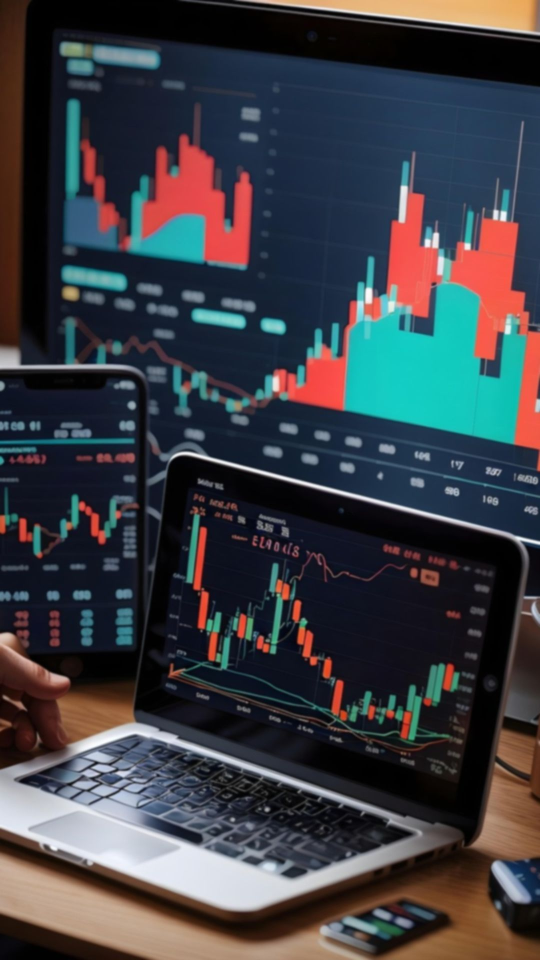
#> input picture tools/bg/mindset/forex-8207730.jpg, 1080 x 1920 px (shown at 1/2 size)
$ python make_story.py bg/mindset/forex-8207730.jpg
#> lines starting #> are read from the running program, lines starting #| are printed output that depends on the picture
### tools/make_video.py
#!/usr/bin/env python3
"""Wendling FX: builds one TikTok video (1080x1920, about 18 to 21 s) from the live data on wendlingfx.com.

Usage: python3 tools/make_video.py KIND OUT_DIR [--music NAME] [--date YYYY-MM-DD]
KIND: diary | week | growth | ctrader | market (needs --points FILE) | promo | auto (auto picks by weekday: Mon week, Wed diary, Fri growth)
Writes OUT_DIR/<file>.mp4 and prints one JSON line: {"file", "kind", "text", "music"}.
Rules kept here on purpose: English, percentages only (never dollar values), real numbers, no promises.
"""
import json, math, os, random, subprocess, sys, urllib.request, datetime as dt
from PIL import Image, ImageDraw, ImageFont
from brand import header

HERE = os.path.dirname(os.path.abspath(__file__))
W, H, FPS = 1080, 1920, 30
CX = 505  # content centre, keeps clear of TikTok's right-side buttons
BG = (10, 10, 10); LIME = (198, 255, 61); WHITE = (245, 245, 245); MUTED = (150, 150, 150)
RED = (255, 77, 77); GREEN = (34, 197, 94); PANEL = (20, 20, 20); LINE = (38, 38, 38)
DATA = 'https://wendlingfx.com/data/'


# [5 lines left out: function unb, not called in this run]

def inter(size, name='SemiBold'):
    return ImageFont.truetype(os.path.join(HERE, 'fonts', f'Inter-{name}.otf'), size)

def ease(t): t = max(0.0, min(1.0, t)); return 1 - (1 - t) ** 3
def mix(c, a, bg=BG): return tuple(int(bg[i] + (c[i] - bg[i]) * a) for i in range(3))

GRID = Image.new('RGB', (W, H), BG)
#> GRID: PIL image 1080x1920 RGB; every value is 10
_g = ImageDraw.Draw(GRID)
for x in range(0, W, 72): _g.line([(x, 0), (x, H)], fill=(18, 18, 18))
for y in range(0, H, 72): _g.line([(0, y), (W, y)], fill=(18, 18, 18))
def base(): return GRID.copy()

def tc(d, y, s, font, fill):
    w = d.textlength(s, font=font); d.text((CX - w / 2, y), s, font=font, fill=fill); return w

def fit(d, s, size, maxw=800, w=700):
    while size > 30 and d.textlength(s, font=unb(size, w)) > maxw: size -= 2
    return unb(size, w)

def top(d, kind, a=1.0):  # inner scenes: compact type header
    header(d, kind, a, compact=True)

def fade(img, t, dur=0.2):
    return img if t >= dur else Image.blend(Image.new('RGB', (W, H), BG), img, ease(t / dur))

def pc(x, digits=True):
    a = abs(x); s = f'{round(a)}' if a >= 10 or not digits else f'{round(a, 1):g}'
    return ('+' if x > 0 else '-' if x < 0 else '') + s + '%'

def get(name):
    with urllib.request.urlopen(DATA + name + '?t=' + str(random.random()), timeout=30) as r:
        return json.loads(r.read().decode())

def end_card(sub):
    # [12 lines left out: function fn, not called in this run]
    return fn

# [121 lines left out: functions hook, kind_diary, kind_week, kind_growth, not called in this run]

SHIELD = [(0, -60), (52, -40), (52, 6), (0, 62), (-52, 6), (-52, -40)]
# [129 lines left out: functions kind_ctrader, wrap, kind_market, kind_promo, kind_howto, not called in this run]

KINDS = {'diary': kind_diary, 'week': kind_week, 'growth': kind_growth, 'ctrader': kind_ctrader, 'market': kind_market, 'promo': kind_promo, 'howto': kind_howto}
OPT = {}

def render(scenes, out_mp4, music):
    tmpdir = out_mp4 + '.parts'; os.makedirs(tmpdir, exist_ok=True); parts = []
    for i, (fn, dur) in enumerate(scenes):
        part = os.path.join(tmpdir, f'{i}.mp4'); tmp = part + '.tmp.mp4'
        p = subprocess.Popen(['ffmpeg', '-y', '-loglevel', 'error', '-f', 'rawvideo', '-pix_fmt', 'rgb24', '-s', f'{W}x{H}',
                              '-r', str(FPS), '-i', '-', '-c:v', 'libx264', '-crf', '18', '-preset', 'veryfast',
                              '-pix_fmt', 'yuv420p', tmp], stdin=subprocess.PIPE)
        for k in range(int(round(dur * FPS))): p.stdin.write(fn(k / FPS).tobytes())
        p.stdin.close()
        if p.wait() != 0: raise SystemExit('ffmpeg failed')
        os.replace(tmp, part); parts.append(part)
    lst = os.path.join(tmpdir, 'list.txt')
    with open(lst, 'w') as f: f.writelines(f"file '{os.path.basename(x)}'\n" for x in parts)
    silent = os.path.join(tmpdir, 'silent.mp4')
    subprocess.run(['ffmpeg', '-y', '-loglevel', 'error', '-f', 'concat', '-safe', '0', '-i', lst, '-c', 'copy', silent], check=True)
    total = sum(d for _, d in scenes)
    subprocess.run(['ffmpeg', '-y', '-loglevel', 'error', '-i', silent, '-i', music, '-map', '0:v', '-map', '1:a', '-c:v', 'copy',
                    '-af', f'afade=t=out:st={total - 1.7:.2f}:d=1.7', '-c:a', 'aac', '-b:a', '160k', '-t', f'{total:.2f}',
                    '-movflags', '+faststart', out_mp4], check=True)
    for x in os.listdir(tmpdir): os.remove(os.path.join(tmpdir, x))
    os.rmdir(tmpdir)

def paused():
    try: return bool(json.load(open(os.path.join(os.path.dirname(HERE), 'server', 'pause.json'))).get('paused'))
    except Exception: return False

# [17 lines left out: function main, not called in this run]

# [2 lines that do not run on import are left out]

### tools/make_story.py
#!/usr/bin/env python3
"""Wendling FX: short MINDSET story video, one line per scene over a darkened stock photo (tools/bg/mindset),
slow zoom, big text, WFX end card. No account numbers.

Usage: python3 tools/make_story.py OUT_DIR [--story NAME] [--music FILE] [--date YYYY-MM-DD]
Prints one JSON line: {"file", "text", "music"}.
"""
import json, math, os, sys, datetime as dt
from PIL import Image, ImageDraw
import make_video as mv
from brand import header

HERE = os.path.dirname(os.path.abspath(__file__))
W, H = mv.W, mv.H

STORIES = {
    'i-changed': {
        'scenes': [  # (line, photo, seconds, colour)
            ('I failed.', 'forex-8207730.jpg', 2.3, mv.WHITE),
            ('I felt lost.', 'man-8575459.jpg', 2.3, mv.WHITE),
            ('I questioned myself.', 'stocks-6377806.jpg', 2.5, mv.WHITE),
            ('I tried again.', 'computer-3033135.jpg', 2.3, mv.WHITE),
            ('I kept going.', 'trader-5129770.jpg', 2.3, mv.WHITE),
            ('I changed.', 'stock-trading-6525083.jpg', 3.6, mv.LIME),
        ],
        'end': 'One trade at a time.',
        'text': 'I failed. I felt lost. I questioned myself. I tried again. I kept going. I changed. '
                '#tradingmindset #forex #trading #discipline #copytrading',
    },
}


def photo(name):
    im = Image.open(os.path.join(HERE, 'bg', 'mindset', name)).convert('RGB')
    sc = max(W / im.width, H / im.height) * 1.08  # room for the slow zoom
    return im.resize((int(im.width * sc) + 2, int(im.height * sc) + 2), Image.LANCZOS)


def overlay():
    col = Image.new('L', (1, H))
    for y in range(H):
        t = y / H
        a = 0.60
        if t < 0.22: a = 0.60 + (0.22 - t) / 0.22 * 0.25
        if t > 0.62: a = 0.60 + (t - 0.62) / 0.38 * 0.34
        col.putpixel((0, y), int(a * 255))
    return col.resize((W, H))


SHADE = None


def scene(line, pic, dur, colour, first=False):
    big = photo(pic)
    def fn(t):
        z = 1.0 + 0.07 * (t / dur)  # slow push in
        w, h = int(W * 1.08 / z), int(H * 1.08 / z)
        x = (big.width - w) // 2; y = (big.height - h) // 2
        img = big.crop((x, y, x + w, y + h)).resize((W, H), Image.BILINEAR)
        img = Image.composite(Image.new('RGB', (W, H), (6, 6, 6)), img, SHADE)
        d = ImageDraw.Draw(img)
        header(d, 'mindset', subline=False, compact=not first)
        a = 1.0 if first else mv.ease(t / 0.35)  # first frame fully drawn: TikTok uses it as the cover
        size = 120
        while size > 60 and d.textlength(line, font=mv.unb(size, 800)) > 860: size -= 4
        words = line.split(' ')
        lines = [line]
        if size < 96 and len(words) > 1:  # two lines, bigger type
            k = len(words) // 2 + (len(words) % 2)
            lines = [' '.join(words[:k]), ' '.join(words[k:])]
            size = 120
            while size > 60 and max(d.textlength(s, font=mv.unb(size, 800)) for s in lines) > 860: size -= 4
        f = mv.unb(size, 800); lh = size * 1.18
        y0 = 860 - (len(lines) - 1) * lh / 2 + (1 - a) * 40
        for i, s in enumerate(lines):
            tw = d.textlength(s, font=f); xx = mv.CX - tw / 2; yy = y0 + i * lh
            d.text((xx + 4, yy + 5), s, font=f, fill=(0, 0, 0))
            d.text((xx, yy), s, font=f, fill=tuple(int(c * a + 6 * (1 - a)) for c in colour))
        if t > dur - 0.25:  # quick dip to black between scenes
            img = Image.blend(img, Image.new('RGB', (W, H), (6, 6, 6)), (t - (dur - 0.25)) / 0.25 * 0.85)
        return img
    return fn


def main():
    global SHADE
    args = sys.argv[1:]
    if not args: raise SystemExit(__doc__)
    out = args[0]; opt = dict(zip(args[1::2], args[2::2]))
    st = STORIES[opt.get('--story', 'i-changed')]
    day = dt.date.fromisoformat(opt['--date']) if '--date' in opt else dt.date.today()
    SHADE = overlay()
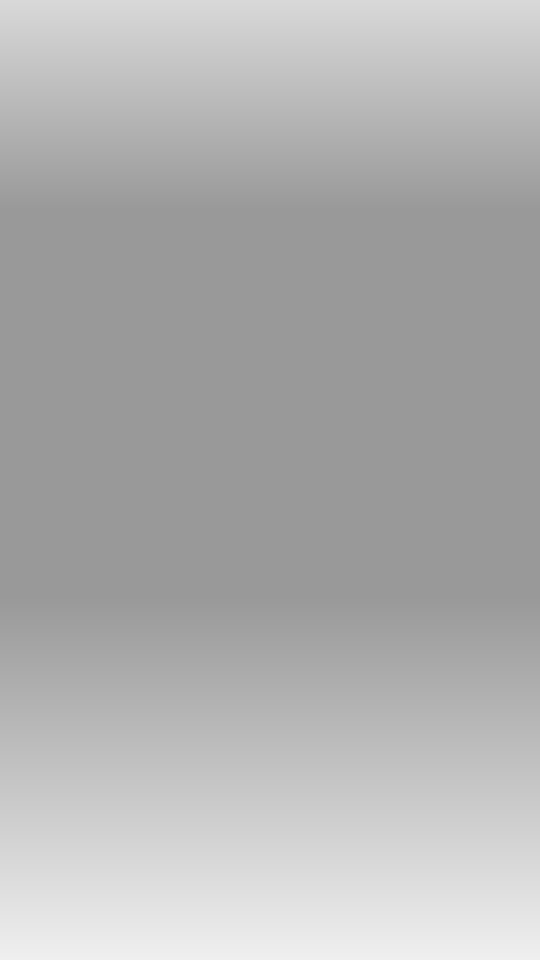
#> SHADE: PIL image 1080x1920 L (shown at 1/2 size); min 153, max 239, mean 176.2
    scenes = [(scene(l, p, d, c, first=(i == 0)), d) for i, (l, p, d, c) in enumerate(st['scenes'])]
#> in photo, im is the input picture: PIL image 1080x1920 RGB; mean R, G, B 60.7, 62.4, 67.5
#> call 2 of photo, with name = 'man-8575459.jpg'
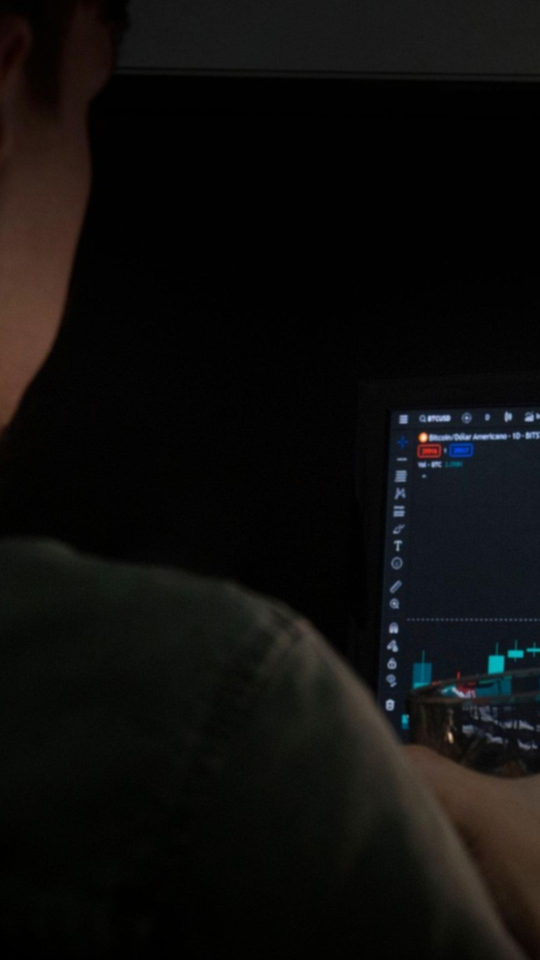
#> input picture tools/bg/mindset/man-8575459.jpg, 1080 x 1920 px (shown at 1/2 size)
#> in photo, im is the input picture: PIL image 1080x1920 RGB; mean R, G, B 14.3, 13.6, 12.6
#> call 3 of photo, with name = 'stocks-6377806.jpg'
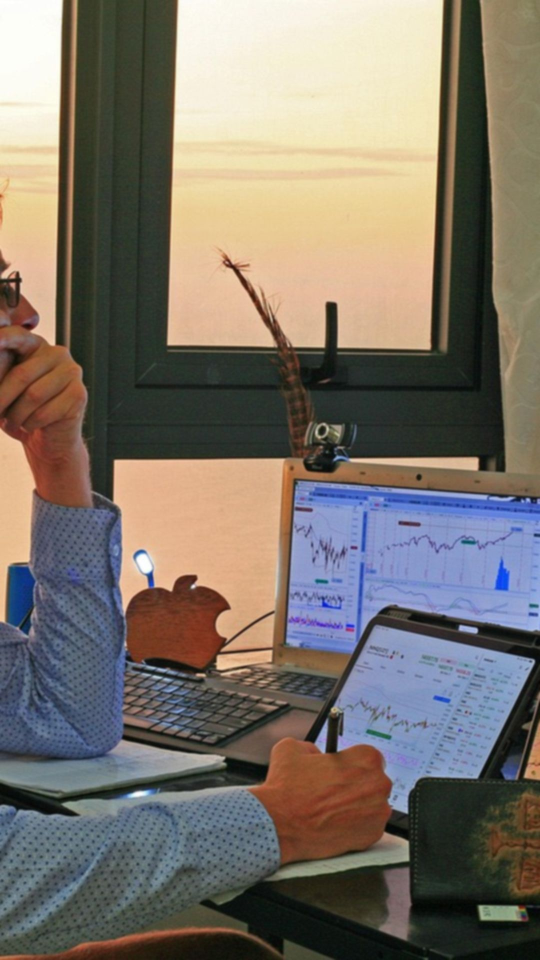
#> input picture tools/bg/mindset/stocks-6377806.jpg, 1080 x 1920 px (shown at 1/2 size)
#> in photo, im is the input picture: PIL image 1080x1920 RGB; mean R, G, B 123.6, 115.8, 106.6
#> call 4 of photo, with name = 'computer-3033135.jpg'
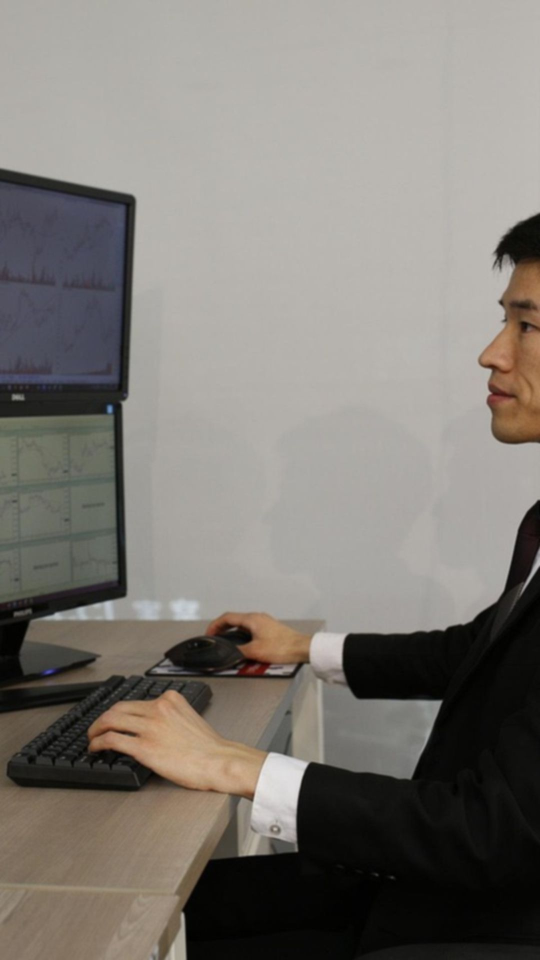
#> input picture tools/bg/mindset/computer-3033135.jpg, 1080 x 1920 px (shown at 1/2 size)
#> in photo, im is the input picture: PIL image 1080x1920 RGB; mean R, G, B 127.2, 122.8, 117.1
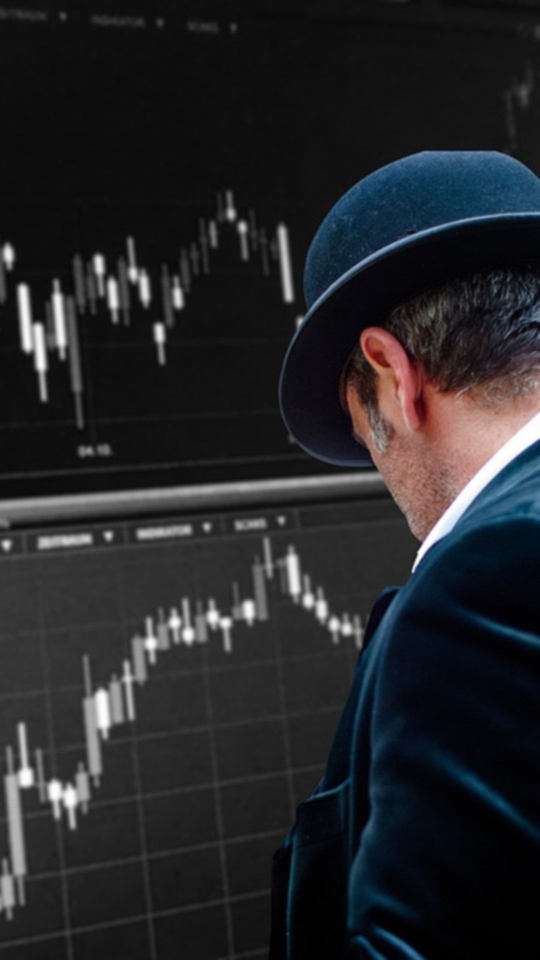
#> input picture tools/bg/mindset/trader-5129770.jpg, 1080 x 1920 px (shown at 1/2 size)
#> in photo, im is the input picture: PIL image 1080x1920 RGB; mean R, G, B 36.6, 37.4, 40.3
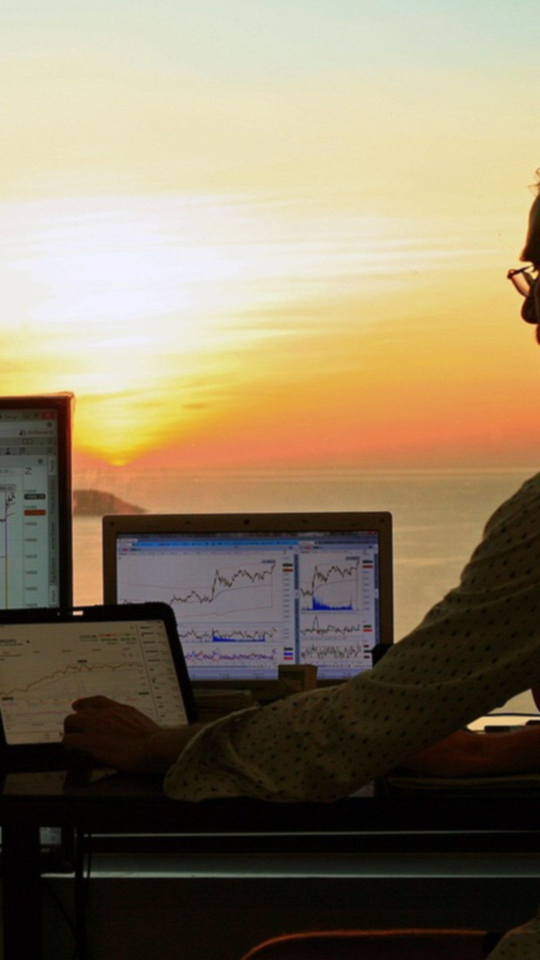
#> input picture tools/bg/mindset/stock-trading-6525083.jpg, 1080 x 1920 px (shown at 1/2 size)
#> in photo, im is the input picture: PIL image 1080x1920 RGB; mean R, G, B 139.4, 125.5, 99.9
    scenes.append((mv.end_card(st['end']), 3.4))
    music = opt.get('--music', 'i02.m4a'); start = opt.get('--music-start', '0')
    import subprocess
    track = '/tmp/story-music.m4a'
    subprocess.run(['ffmpeg', '-v', 'error', '-y', '-ss', start, '-i', os.path.join(HERE, 'music', music), '-af', 'afade=t=in:d=0.3', '-c:a', 'aac', '-b:a', '192k', track], check=True)
#> (this line was passed over: subprocess is not available in this run)
    os.makedirs(out, exist_ok=True)
    name = f"wendlingfx-story-{opt.get('--story', 'i-changed')}-{day.isoformat()}.mp4"
    mv.render(scenes, os.path.join(out, name), track)
    print(json.dumps({'file': name, 'text': st['text'], 'music': music}))


if __name__ == '__main__':
#> (the run stopped early here; a loop or call above may not have finished)
